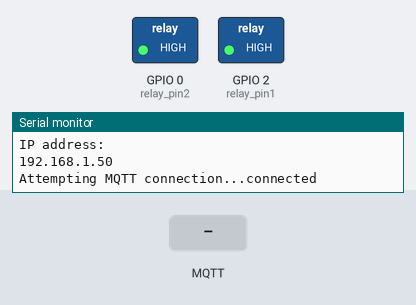
Bench run of a sketch on a simulated ESP8266 (NodeMCU). Shown: switched loads named in the sketch (green lamp = pin HIGH), the last lines printed to the serial monitor. The inputs (shaded band) are chosen by the test bench. WiFi joins after 1.5 s; servers stay silent unless stated; EEPROM starts erased; no MQTT or app messages arrive unless stated.

Above: at 2.7 s.
2.8 s: MQTT message "false" arrives on the first subscribed topic
At 4.0 s:
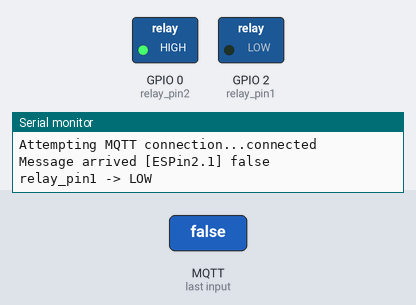
4.3 s: MQTT message "2" arrives on the first subscribed topic
At 5.3 s:
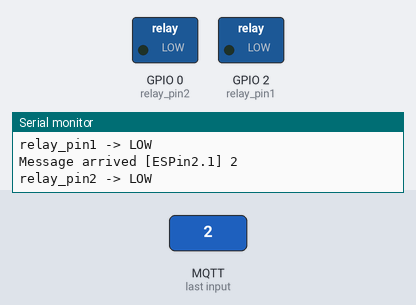
5.8 s: MQTT message "true" arrives on the first subscribed topic
At 6.4 s:
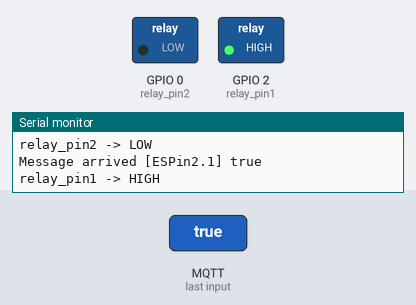
7.3 s: MQTT message "0" arrives on the first subscribed topic
At 8.5 s:
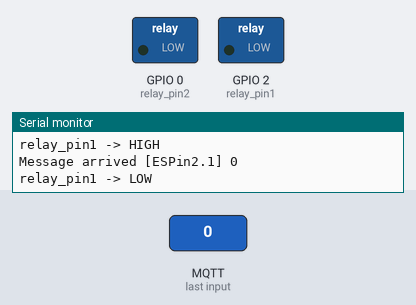
8.8 s: MQTT message "1" arrives on the first subscribed topic
At 9.9 s:
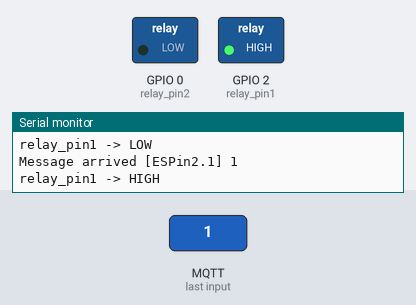
Timing chart, 0 to 11.3 s (numbered marks = the images above; inputs shaded):
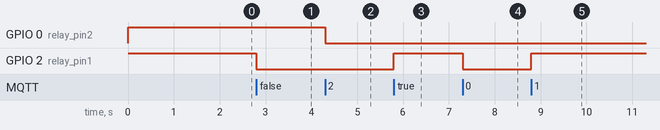

Measured:
- after the input at 2.8 s, GPIO 2 (relay_pin1): HIGH → LOW at once
- after the input at 4.3 s, GPIO 0 (relay_pin2): HIGH → LOW at once
- after the input at 5.8 s, GPIO 2 (relay_pin1): LOW → HIGH at once
- after the input at 7.3 s, GPIO 2 (relay_pin1): HIGH → LOW at once
- after the input at 8.8 s, GPIO 2 (relay_pin1): LOW → HIGH at once

The sketch:

thermostat.ino
```cpp
#include <ESP8266WiFi.h>
#include <PubSubClient.h>
#include <Bounce2.h>
#include <EEPROM.h>
#include <ESP8266WebServer.h>
#include <WiFiManager.h>

const char* mqtt_server = "{IP_ADRESS}";

WiFiClient espClient;
PubSubClient client(espClient);
long lastMsg = 0;
char msg[50];
int value = 0;

const char* clientID = "ESP 2";
//const char* outTopic = "ESPout1";
const char* inTopic1 = "ESPin2.1";
const char* inTopic2 = "ESPin2.2";

#define RelaisPin 2  // Relais
int active_low = 1;
int relay_pin1 = 2;
int relay_pin2 = 0;
bool relayState1 = LOW;
bool relayState2 = LOW;

ESP8266WebServer server(80);        // Serverport  hier einstellen
int val = 0;

// Instantiate a Bounce object :
Bounce debouncer = Bounce();


void setup_wifi() {

  WiFiManager wifiManager;
  wifiManager.autoConnect("AutoConnectAP");
  Serial.println("Connected.");
  Serial.println("");
  Serial.println("WiFi connected");
  Serial.println("IP address: ");
  Serial.println(WiFi.localIP());
}

void callback(char* topic, byte* payload, unsigned int length) {
  String message;
  Serial.print("Message arrived [");
  Serial.print(topic);
  Serial.print("] ");
  for (int i = 0; i < length; i++) {
    Serial.print((char)payload[i]);
    char c = (char)payload[i];
    message += c;
  }
  Serial.println();

  if ((char)payload[0] == '0' || message == "false") {
    digitalWrite(relay_pin1, LOW);
    Serial.println("relay_pin1 -> LOW");
    relayState1 = LOW;
    EEPROM.write(0, relayState1);
    EEPROM.commit();
  } else if ((char)payload[0] == '1' || message == "true") {
    digitalWrite(relay_pin1, HIGH);
    Serial.println("relay_pin1 -> HIGH");
    relayState1 = LOW;
    EEPROM.write(0, relayState1);
    EEPROM.commit();
  } else if ((char)payload[0] == '2') {
    digitalWrite(relay_pin2, LOW);
    Serial.println("relay_pin2 -> LOW");
    relayState2 = LOW;
    EEPROM.write(1, relayState2);
    EEPROM.commit();
  } else if ((char)payload[0] == '3') {
    digitalWrite(relay_pin2, HIGH);
    Serial.println("relay_pin2 -> HIGH");
    relayState2 = HIGH;
    EEPROM.write(1, relayState2);
    EEPROM.commit();
  }
}

void reconnect() {
  // Loop until we're reconnected
  while (!client.connected()) {
    Serial.print("Attempting MQTT connection...");
    // Attempt to connect
    if (client.connect(clientID)) {
      Serial.println("connected");
      client.subscribe(inTopic1);
      client.subscribe(inTopic2);
    } else {
      Serial.print("failed, rc=");
      Serial.print(client.state());
      Serial.println(" try again in 5 seconds");
      // Wait 5 seconds before retrying
      for(int i = 0; i<5000; i++){
//        extButton();
        delay(1);
      }
    }
  }
}

void setup() {
  EEPROM.begin(512);              // Begin eeprom to store on/off state
  pinMode(relay_pin1, OUTPUT);     // Initialize the relay pin as an output
  pinMode(relay_pin2, OUTPUT);     // Initialize the relay pin as an output
  relayState1 = EEPROM.read(0);
  digitalWrite(relay_pin1,relayState1);
  Serial.println("Relay 1 state:" + relayState1);
  relayState2 = EEPROM.read(1);
  digitalWrite(relay_pin2,relayState2);
  Serial.println("Relay 2 state:" + relayState2);

  debouncer.interval(50);         // Input must be low for 50 ms

  Serial.begin(115200);
  setup_wifi();                   // Connect to wifi
  client.setServer(mqtt_server, 1883);
  client.setCallback(callback);
}

void loop() {

  if (!client.connected()) {
    reconnect();
  }
  client.loop();
}
```
